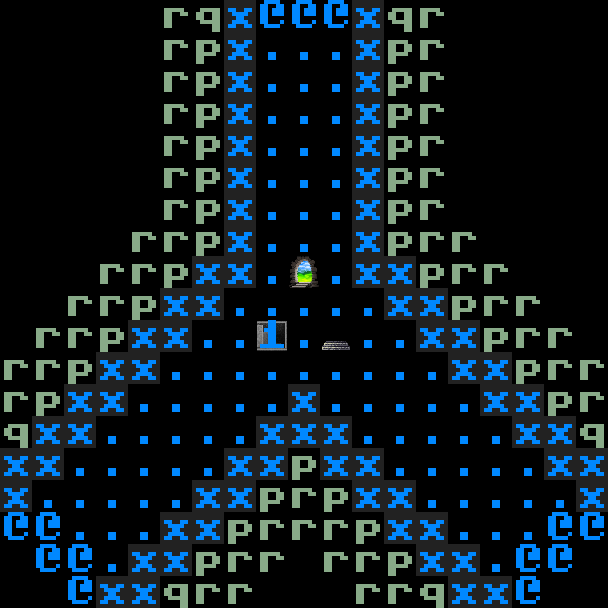

This is a level from a 2D game, rendered from its Tiled map with the project's own tilesets. A one-line summary and the complete map file follow:
An orthogonal 19x19 tile map with 32x32 px tiles, 3 tile layers (Tile Layer, Feature Layer, Tag Layer), 2 tilesets.

<map version="2017.05.26" orientation="orthogonal" renderorder="right-down" width="19" height="19" tilewidth="32" tileheight="32" backgroundcolor="#000000" nextobjectid="1">
 <properties>
  <property name="code">: if crawl.coinflip() then
SUBST:      q : @, r : x, p : .
:end
CLEAR:      pqr</property>
  <property name="orient" value="float" />
  <property name="tags" value="arrival no_monster_gen" />
  <property name="weight" value="3" />
 </properties>
 <tileset firstgid="1" source="../tilesets/features.tsx" />
 <tileset firstgid="205" source="../tilesets/basic.tsx" />
 <layer name="Tile Layer" width="19" height="19">
  <data encoding="csv">
0,0,0,0,0,160,159,206,208,208,208,206,159,160,0,0,0,0,0,
0,0,0,0,0,160,158,206,205,205,205,206,158,160,0,0,0,0,0,
0,0,0,0,0,160,158,206,205,205,205,206,158,160,0,0,0,0,0,
0,0,0,0,0,160,158,206,205,205,205,206,158,160,0,0,0,0,0,
0,0,0,0,0,160,158,206,205,205,205,206,158,160,0,0,0,0,0,
0,0,0,0,0,160,158,206,205,205,205,206,158,160,0,0,0,0,0,
0,0,0,0,0,160,158,206,205,205,205,206,158,160,0,0,0,0,0,
0,0,0,0,160,160,158,206,205,205,205,206,158,160,160,0,0,0,0,
0,0,0,160,160,158,206,206,205,9,205,206,206,158,160,160,0,0,0,
0,0,160,160,158,206,206,205,205,205,205,205,206,206,158,160,160,0,0,
0,160,160,158,206,206,205,205,1,205,73,205,205,206,206,158,160,160,0,
160,160,158,206,206,205,205,205,205,205,205,205,205,205,206,206,158,160,160,
160,158,206,206,205,205,205,205,205,206,205,205,205,205,205,206,206,158,160,
159,206,206,205,205,205,205,205,206,206,206,205,205,205,205,205,206,206,159,
206,206,205,205,205,205,205,206,206,158,206,206,205,205,205,205,205,206,206,
206,205,205,205,205,205,206,206,158,160,158,206,206,205,205,205,205,205,206,
208,208,205,205,205,206,206,158,160,160,160,158,206,206,205,205,205,208,208,
0,208,208,205,206,206,158,160,160,0,160,160,158,206,206,205,208,208,0,
0,0,208,206,206,159,160,160,0,0,0,160,160,159,206,206,208,0,0
</data>
 </layer>
 <layer name="Feature Layer" width="19" height="19">
  <data encoding="csv">
0,0,0,0,0,0,0,0,0,0,0,0,0,0,0,0,0,0,0,
0,0,0,0,0,0,0,0,0,0,0,0,0,0,0,0,0,0,0,
0,0,0,0,0,0,0,0,0,0,0,0,0,0,0,0,0,0,0,
0,0,0,0,0,0,0,0,0,0,0,0,0,0,0,0,0,0,0,
0,0,0,0,0,0,0,0,0,0,0,0,0,0,0,0,0,0,0,
0,0,0,0,0,0,0,0,0,0,0,0,0,0,0,0,0,0,0,
0,0,0,0,0,0,0,0,0,0,0,0,0,0,0,0,0,0,0,
0,0,0,0,0,0,0,0,0,0,0,0,0,0,0,0,0,0,0,
0,0,0,0,0,0,0,0,0,0,0,0,0,0,0,0,0,0,0,
0,0,0,0,0,0,0,0,0,0,0,0,0,0,0,0,0,0,0,
0,0,0,0,0,0,0,0,0,0,0,0,0,0,0,0,0,0,0,
0,0,0,0,0,0,0,0,0,0,0,0,0,0,0,0,0,0,0,
0,0,0,0,0,0,0,0,0,0,0,0,0,0,0,0,0,0,0,
0,0,0,0,0,0,0,0,0,0,0,0,0,0,0,0,0,0,0,
0,0,0,0,0,0,0,0,0,0,0,0,0,0,0,0,0,0,0,
0,0,0,0,0,0,0,0,0,0,0,0,0,0,0,0,0,0,0,
0,0,0,0,0,0,0,0,0,0,0,0,0,0,0,0,0,0,0,
0,0,0,0,0,0,0,0,0,0,0,0,0,0,0,0,0,0,0,
0,0,0,0,0,0,0,0,0,0,0,0,0,0,0,0,0,0,0
</data>
 </layer>
 <layer name="Tag Layer" width="19" height="19">
  <data encoding="csv">
0,0,0,0,0,0,0,0,0,0,0,0,0,0,0,0,0,0,0,
0,0,0,0,0,0,0,0,0,0,0,0,0,0,0,0,0,0,0,
0,0,0,0,0,0,0,0,0,0,0,0,0,0,0,0,0,0,0,
0,0,0,0,0,0,0,0,0,0,0,0,0,0,0,0,0,0,0,
0,0,0,0,0,0,0,0,0,0,0,0,0,0,0,0,0,0,0,
0,0,0,0,0,0,0,0,0,0,0,0,0,0,0,0,0,0,0,
0,0,0,0,0,0,0,0,0,0,0,0,0,0,0,0,0,0,0,
0,0,0,0,0,0,0,0,0,0,0,0,0,0,0,0,0,0,0,
0,0,0,0,0,0,0,0,0,0,0,0,0,0,0,0,0,0,0,
0,0,0,0,0,0,0,0,0,0,0,0,0,0,0,0,0,0,0,
0,0,0,0,0,0,0,0,0,0,0,0,0,0,0,0,0,0,0,
0,0,0,0,0,0,0,0,0,0,0,0,0,0,0,0,0,0,0,
0,0,0,0,0,0,0,0,0,0,0,0,0,0,0,0,0,0,0,
0,0,0,0,0,0,0,0,0,0,0,0,0,0,0,0,0,0,0,
0,0,0,0,0,0,0,0,0,0,0,0,0,0,0,0,0,0,0,
0,0,0,0,0,0,0,0,0,0,0,0,0,0,0,0,0,0,0,
0,0,0,0,0,0,0,0,0,0,0,0,0,0,0,0,0,0,0,
0,0,0,0,0,0,0,0,0,0,0,0,0,0,0,0,0,0,0,
0,0,0,0,0,0,0,0,0,0,0,0,0,0,0,0,0,0,0
</data>
 </layer>
 <objectgroup name="Scripting Layer" />
</map>
